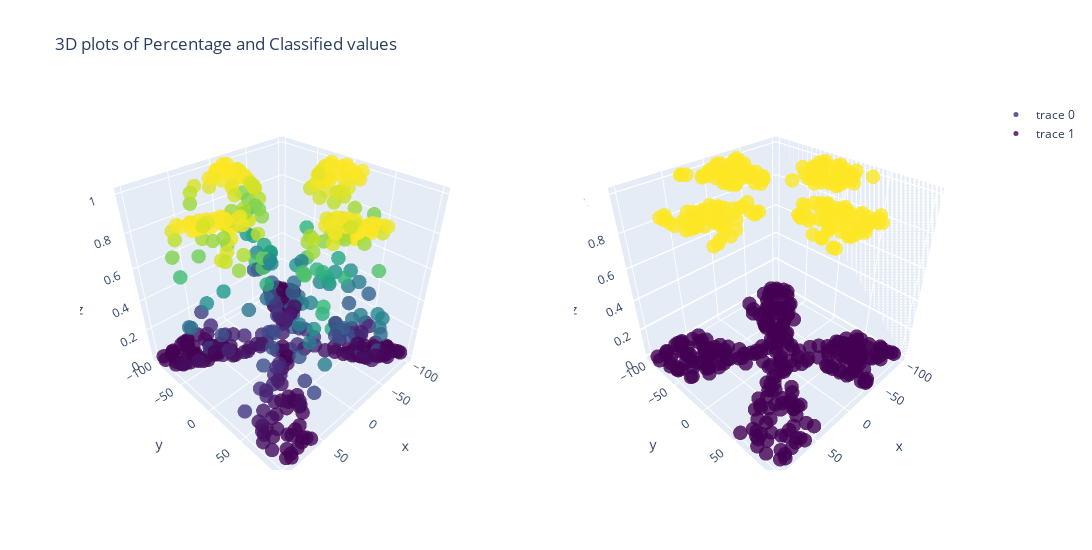

Notebook code cell kept with this figure:
### Code cell
x3.plot_combined(XY_xor3_train)

### Figure 1 — Plotly figure (JSON) as saved in the notebook; plotly's stock layout.template omitted (floating-point values rounded to 4 significant figures; data arrays with more than 128 entries replaced by an {"elided": "..."} marker saying what was removed)
{"data": [{"marker": {"color": {"elided": "500 float values"}, "colorscale": [[0, "#440154"], [0.1111, "#482878"], [0.2222, "#3e4989"], [0.3333, "#31688e"], [0.4444, "#26828e"], [0.5556, "#1f9e89"], [0.6667, "#35b779"], [0.7778, "#6ece58"], [0.8889, "#b5de2b"], [1, "#fde725"]], "opacity": 0.8, "size": 5}, "mode": "markers", "scene": "scene", "type": "scatter3d", "x": {"elided": "500 float values"}, "y": {"elided": "500 float values"}, "z": {"elided": "500 float values"}}, {"marker": {"color": {"elided": "500 int values"}, "colorscale": [[0, "#440154"], [0.1111, "#482878"], [0.2222, "#3e4989"], [0.3333, "#31688e"], [0.4444, "#26828e"], [0.5556, "#1f9e89"], [0.6667, "#35b779"], [0.7778, "#6ece58"], [0.8889, "#b5de2b"], [1, "#fde725"]], "opacity": 0.8, "size": 5}, "mode": "markers", "scene": "scene2", "type": "scatter3d", "x": {"elided": "500 float values"}, "y": {"elided": "500 float values"}, "z": {"elided": "500 int values"}}], "layout": {"height": 550, "scene": {"domain": {"x": [0, 0.45], "y": [0, 1]}}, "scene2": {"domain": {"x": [0.55, 1], "y": [0, 1]}}, "title": {"text": "3D plots of Percentage and Classified values"}, "width": 1100}}
